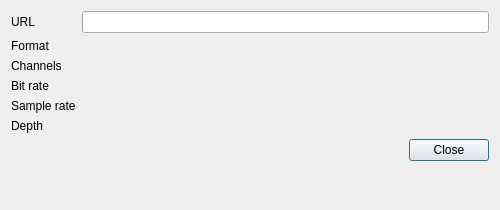
<?xml version="1.0" encoding="UTF-8"?>
<ui version="4.0">
 <class>StreamDetailsDialog</class>
 <widget class="QDialog" name="StreamDetailsDialog">
  <property name="geometry">
   <rect>
    <x>0</x>
    <y>0</y>
    <width>500</width>
    <height>210</height>
   </rect>
  </property>
  <property name="minimumSize">
   <size>
    <width>500</width>
    <height>210</height>
   </size>
  </property>
  <property name="windowTitle">
   <string>Stream Details</string>
  </property>
  <layout class="QFormLayout" name="formLayout">
   <item row="0" column="0">
    <widget class="QLabel" name="url_label">
     <property name="text">
      <string>URL</string>
     </property>
    </widget>
   </item>
   <item row="0" column="1">
    <widget class="QLineEdit" name="url">
     <property name="readOnly">
      <bool>true</bool>
     </property>
    </widget>
   </item>
   <item row="1" column="0">
    <widget class="QLabel" name="format_label">
     <property name="text">
      <string>Format</string>
     </property>
    </widget>
   </item>
   <item row="1" column="1">
    <widget class="QLabel" name="format">
     <property name="text">
      <string/>
     </property>
    </widget>
   </item>
   <item row="2" column="0">
    <widget class="QLabel" name="channels_label">
     <property name="text">
      <string>Channels</string>
     </property>
    </widget>
   </item>
   <item row="2" column="1">
    <widget class="QLabel" name="channels">
     <property name="text">
      <string/>
     </property>
    </widget>
   </item>
   <item row="3" column="0">
    <widget class="QLabel" name="bitrate_label">
     <property name="text">
      <string>Bit rate</string>
     </property>
    </widget>
   </item>
   <item row="3" column="1">
    <widget class="QLabel" name="bitrate">
     <property name="text">
      <string/>
     </property>
    </widget>
   </item>
   <item row="4" column="0">
    <widget class="QLabel" name="sample_rate_label">
     <property name="text">
      <string>Sample rate</string>
     </property>
    </widget>
   </item>
   <item row="4" column="1">
    <widget class="QLabel" name="sample_rate">
     <property name="text">
      <string/>
     </property>
    </widget>
   </item>
   <item row="5" column="0">
    <widget class="QLabel" name="depth_label">
     <property name="text">
      <string>Depth</string>
     </property>
    </widget>
   </item>
   <item row="5" column="1">
    <widget class="QLabel" name="depth">
     <property name="text">
      <string/>
     </property>
    </widget>
   </item>
   <item row="6" column="1">
    <widget class="QDialogButtonBox" name="buttonBox">
     <property name="standardButtons">
      <set>QDialogButtonBox::Close</set>
     </property>
    </widget>
   </item>
  </layout>
 </widget>
 <resources/>
 <connections/>
</ui>
